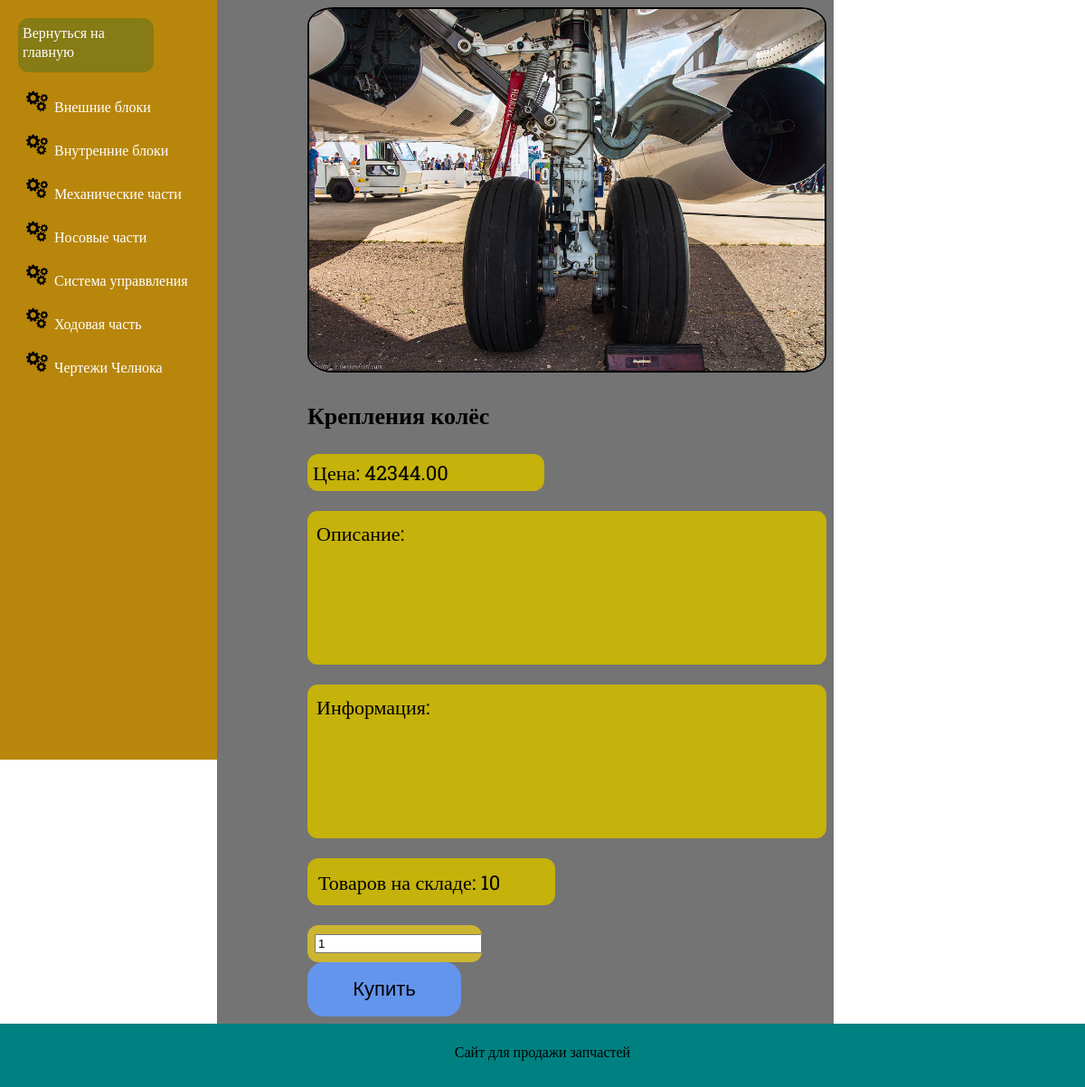
/4/kolyosa/, run on the app's committed database.
### main/models.py (models this page shows, shortened)
class Category(models.Model):
    name = models.CharField(max_length=200, db_index=True)       # Строка с симфолами, для названий
    slug = models.SlugField(max_length=200, db_index=True, unique=True)   # Ссылка на категорию транслитом
    image = models.ImageField(upload_to="Engins")                # ИСПРАВИТЬ | Изображения которые которые хратьнсятся в папке
    parent = models.ForeignKey("self", blank=True, null=True, related_name="children", on_delete=models.CASCADE)     # Связь с другими таблицаи из базы | Связываем ключь одной таблицы с другой таблицей
    class Meta:        # Подкласс для оформления(вспомогательный класс), Сортировка
        ordering =("name",)
        verbose_name ="Категория"
        verbose_name_plural = "Категории"
        unique_together =("slug", "parent",)
    def get_absolute_url(self):
        return reverse("main:product_list_by_category", args=[self.slug])

class Engine(models.Model):
    name = models.CharField(max_length=200, db_index=True)
    image = models.ImageField(upload_to="Engins")
    slug = models.SlugField(max_length=200, db_index=True)
    category = models.ForeignKey(Category, blank=True, null=True, related_name="product", on_delete=models.CASCADE)
    price = models.DecimalField(max_digits=10, decimal_places=2)
    description = models.TextField(blank=True)
    product_information = models.TextField(blank=True)
    stock = models.PositiveIntegerField()          # Колличество на складе
    availbale = models.BooleanField(default=True)     # Логическтое поле
    created = models.DateField(auto_now_add=True)     # Поля с датой и временем, когда был товар создан
    updated = models.DateField(auto_now=True)     # Когда был товар отредактирован

### main/views.py (the view)
def product_detail(request, id, slug):
    product = Engine.objects.filter(id = id,
                                    slug = slug,
                                    availbale = True
                                    )[0]
    cart_product_form = CartAddProductForm
    return render(request, 'main/product_detale.html', {'engine': product,
                                                 'cart_product_form': cart_product_form})

### cart/context_processors.py (called while the page is built)
def cart(request):
    return{'cart': Cart(request)}

### main/context_processors.py (called while the page is built)
def categories(request):
    return {"categories": Category.objects.all()}

### main/templates/main/product_detale.html (shortened to what this page needs)
{% extends 'main/base.html' %}
{% load static %}
    {% block content %}
    <div class="engine_detail">
        <div class="engine_detaile_head"><img src="{{engine.image.url}}" alt="{{engine.name}}"></div>
        <div class="engine_detail_boby">
            <h3 class="engine_detail_name">{{engine.name}}</h3>
                <p class="engine_detail_price"> Цена: {{engine.price}}</p>
                <p class="engine_detail_description"> Описание: {{engine.description}}</p>
                <p class="engine_detail_product_information"> Информация: {{engine.product_information}}</p>
                <p class="engine_detail_stock"> {% if engine.stock > 0 %}Товаров на складе: {{engine.stock}} {% else %}Товаров нет на складе {% endif %}</p>
            <form action={% url 'cart:cart_add' engine.id %} method='POST'>
                <div class="quantity">
                {{ cart_product_form.quantity }}
                </div>
                <button class="engine_buy" href=>Купить</button>
            </form>
        </div>
    </div>
{% endblock %}

### main/templates/main/base.html (shortened to what this page needs)
{% load static %}
<!DOCTYPE html>
<html lang="en">
<head>
    <link rel="stylesheet" href="{% static 'css/style.css' %}">
</head>
<body>
    <main>
        <div class="categories">
        {% include "main/navbar.html" %}
            <ul class="categories_list">
            {% for category in categories %}
            <li class="category_item"><a class="category_link" href={{category.get_absolute_url}}>{{category.name}}</a></li>
            {% endfor %}
            </ul>
        </div>
    {% block content %}{% endblock content %}
    </main>
    <footer>Сайт для продажи запчастей</footer>
</body>
</html>

### main/static/css/style.css (style rules this page uses)
body { margin: 0; font-family: "Roboto Slab"; }
footer { background-color: teal; width: 100%; height: 70px; padding: 20px; text-align: center; box-sizing: border-box; }
.engine_buy { background-color: cornflowerblue; text-decoration: none; display: block; width: 170px; height: 60px; font-size: 22px; border-radius: 18px; border: none; transition: 0.3s; }
.engine_detail { background-color: rgb(116, 116, 116); width:unset; height:unset; padding: 8px; text-decoration: none; display: block; padding-left: 100px; }
.engine_detail_name { font-size: 26px; }
.engine_detaile_head img { background-color: white; width: 570px; height: 400px; border-radius: 5%; border: 2px solid #000000; object-fit: cover }
.engine_detail_description { height: 150px; overflow-y:scroll; border-radius: 3mm; padding: 16px; }
.engine_detail_product_information { height: 150px; overflow-y: scroll; border-radius: 3mm; padding: 16px; }
.engine_detail_stock { color: rgb(0, 0, 0); background-color: rgb(197, 178, 10); padding: 12px; font-size: 22px; height: 28px; width: 250px; border-radius: 12px; }
.engine_detail_price { font-size: 22px; background-color: rgb(197, 178, 10); width: 250px; padding: 6px; border-radius: 12px; }
.engine_detail_description { font-size: 22px; background-color: rgb(197, 178, 10); padding: 10px; }
.engine_detail_product_information { font-size: 22px; background-color: rgb(197, 178, 10); padding: 10px; }
main { display: flex; }
.categories { position: sticky; top: 0; height: 100vh; width: 200px; background-color: darkgoldenrod; padding: 20px; }
.categories_list { margin: 0; list-style: url("../img/meh.png"); margin-top: 20px; }
.category_item { margin-bottom: 20px; }
.category_link { text-decoration: none; color: white; }
.quantity { background-color: rgb(204, 181, 49); padding: 8px; width: 177px; height: 25px; border-radius: 12px; }

### data on the page
Category: name "Внешние блоки"
Category: name "Внутренние блоки"
Category: name "Механические части"
Category: name "Носовые части"
Category: name "Система управвления"
Category: name "Ходовая часть"
Category: name "Чертежи Челнока"
Engine: image (picture), name "Крепления колёс", price "42344.00", stock "10"
